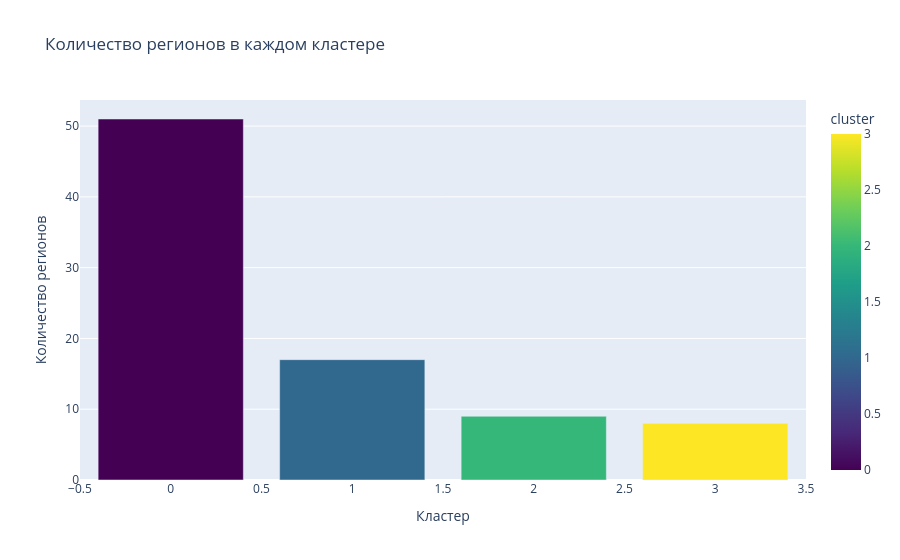

The notebook cell this image was saved under:
### Code cell
# Группируем по кластерам
cluster_stats = df_regions.groupby('cluster').size().reset_index(name='count')

fig = px.bar(cluster_stats, x='cluster', y='count', 
             title='Количество регионов в каждом кластере',
             color='cluster', color_continuous_scale='viridis')

fig.update_layout(xaxis_title='Кластер', yaxis_title='Количество регионов')
fig.show()

### Figure 1 — Plotly figure (JSON) as saved in the notebook; plotly's stock layout.template omitted (floating-point values rounded to 4 significant figures)
{"data": [{"alignmentgroup": "True", "hovertemplate": "cluster=%{marker.color}<br>count=%{y}<extra></extra>", "legendgroup": "", "marker": {"color": [0, 1, 2, 3], "coloraxis": "coloraxis", "pattern": {"shape": ""}}, "name": "", "offsetgroup": "", "orientation": "v", "showlegend": false, "textposition": "auto", "type": "bar", "x": [0, 1, 2, 3], "xaxis": "x", "y": [51, 17, 9, 8], "yaxis": "y"}], "layout": {"barmode": "relative", "coloraxis": {"colorbar": {"title": {"text": "cluster"}}, "colorscale": [[0, "#440154"], [0.1111, "#482878"], [0.2222, "#3e4989"], [0.3333, "#31688e"], [0.4444, "#26828e"], [0.5556, "#1f9e89"], [0.6667, "#35b779"], [0.7778, "#6ece58"], [0.8889, "#b5de2b"], [1, "#fde725"]]}, "legend": {"tracegroupgap": 0}, "title": {"text": "Количество регионов в каждом кластере"}, "xaxis": {"anchor": "y", "domain": [0, 1], "title": {"text": "Кластер"}}, "yaxis": {"anchor": "x", "domain": [0, 1], "title": {"text": "Количество регионов"}}}}
